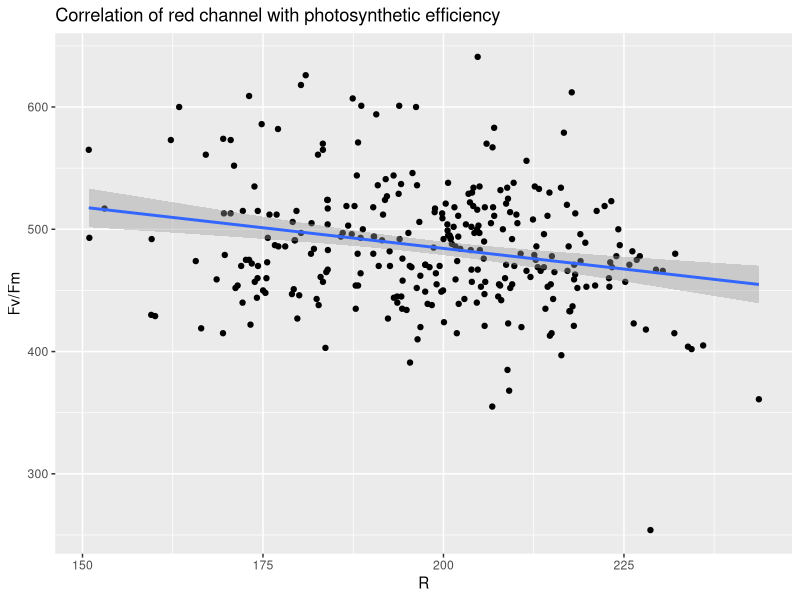
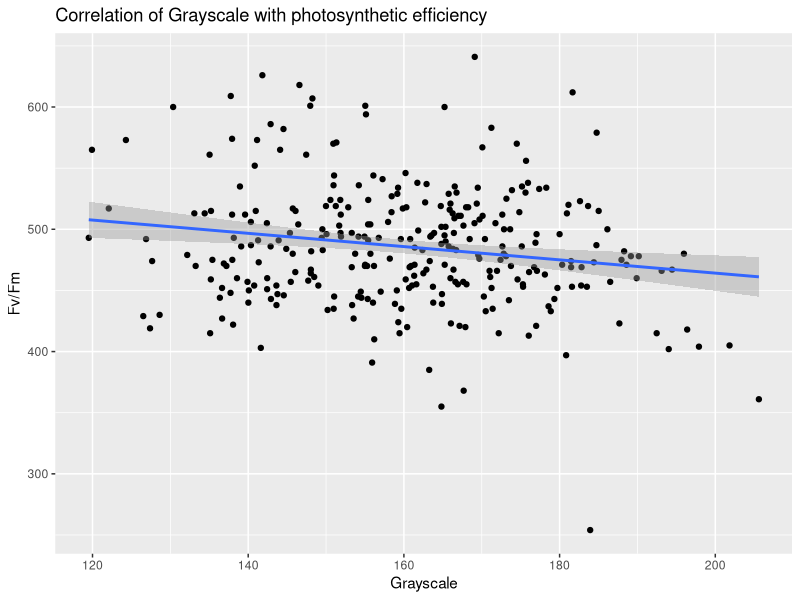
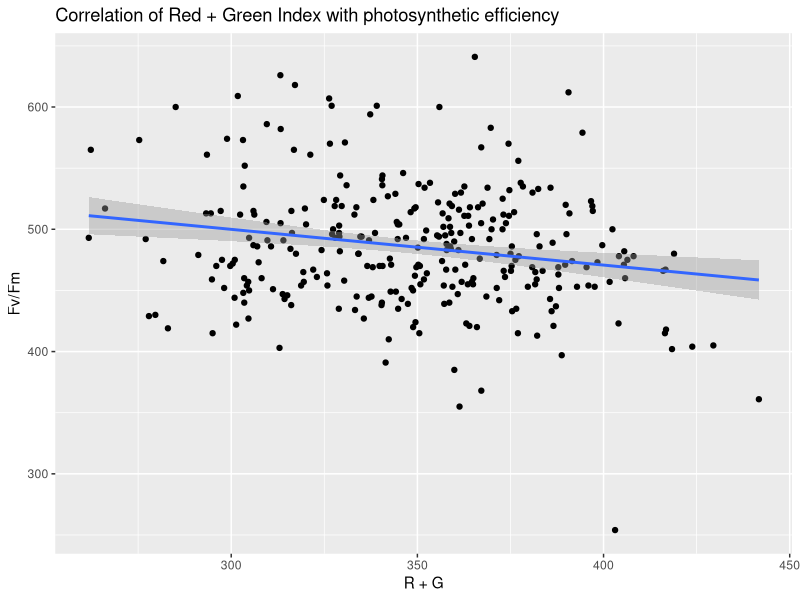
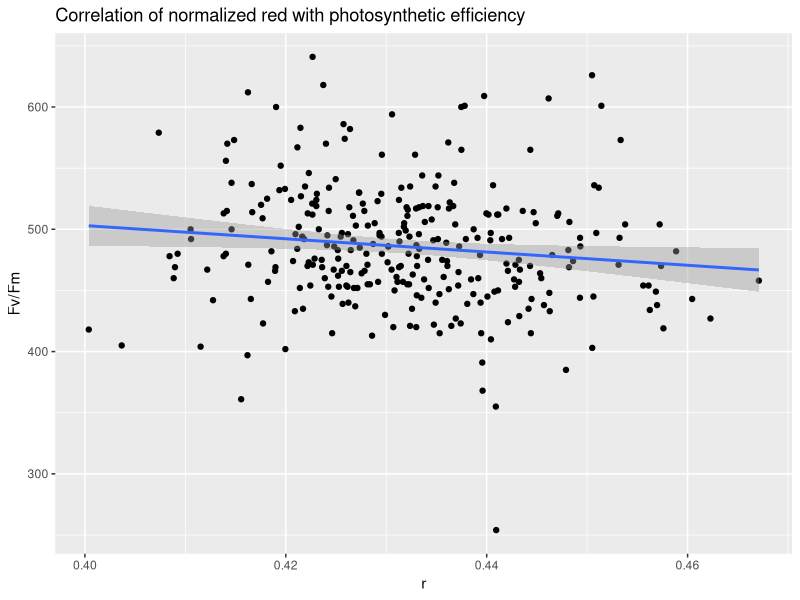
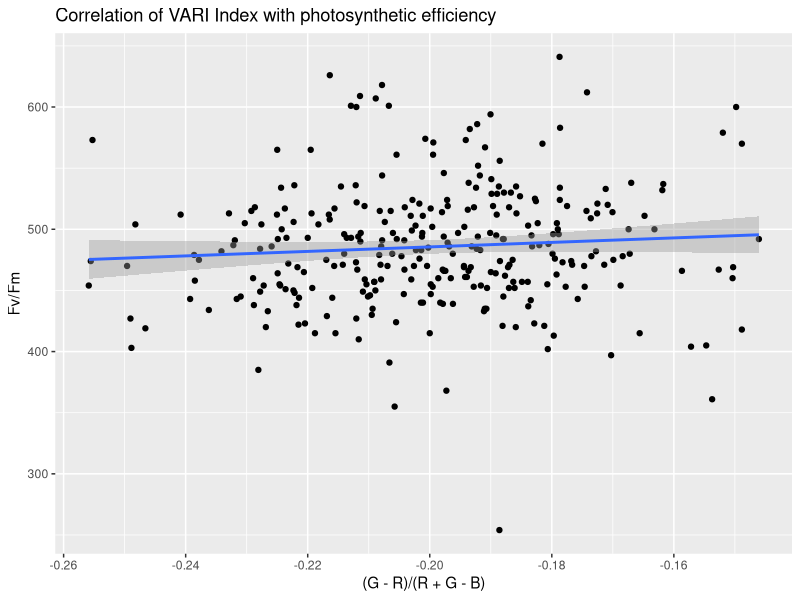
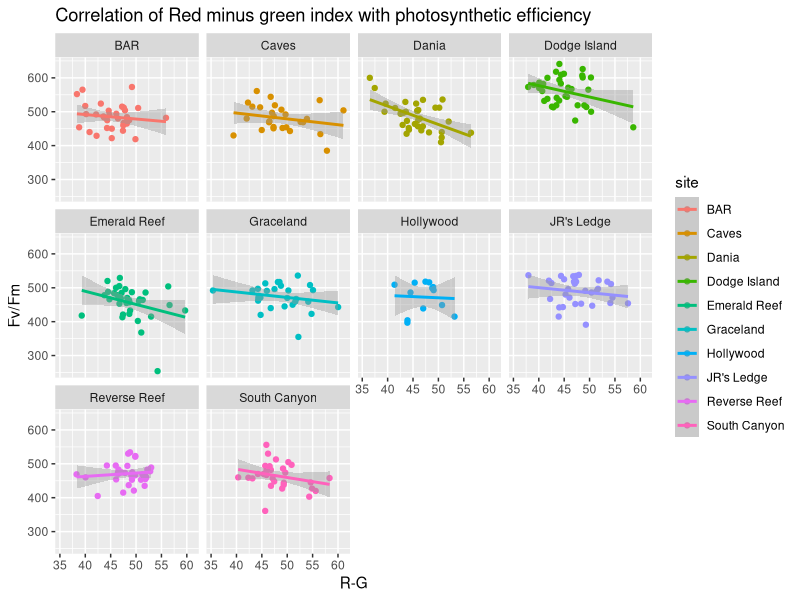
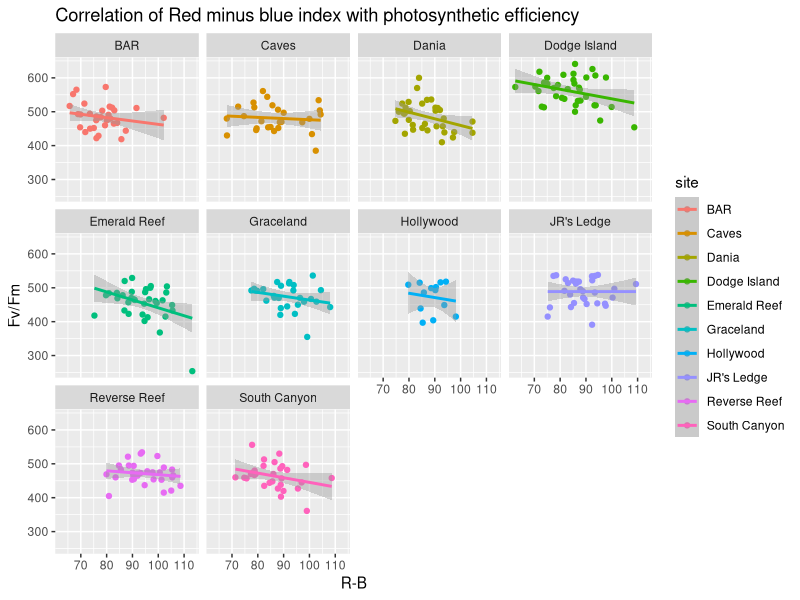
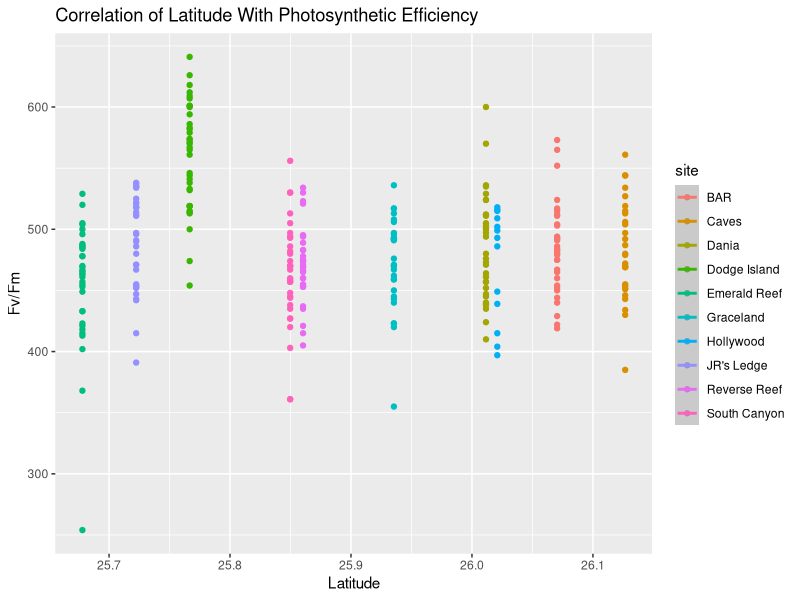

These figures' R source, in order: (Note: this script raises an error after producing the figures.)
# EPA/SEAGRANT Coral Spectral Project
# Analysis of coral RGB indices and photosynthetic data
# Hannah-Marie Lamle and Kellen Dean
# 6/29/26



# -------------------- Prepare data  --------------------------
## -------------- Load packages and data ----------------------

library(tidyverse)
library(ggplot2)
library(readxl)
library(purrr)
library(broom)
library(ggpubr)
library(scales)
library(dplyr)
library(multcompView)

# load joined PAM and RGB dataframe (we did this by hand due to having 
# multiple frags and because of the naming difference between the 
# fragment_ID column in the two dataframes):

CHROMA <- read_excel("CHROMA.xlsx")

## ---------------- Calculate indices -----------------------

# based on the results of Ferrera et al 2026, they found that
# the best performing indices for coral to predict symbiont 
# density and chlorophyll was the red index, grayscale and 
# red green sum. We're going to use all the indices, but 
# may filter down to the best performing and see if this is 
# consistent with what they reported on for 1. different corals and 
# 2. for a different coral health metric 

# This code is copied and modified from the GitHub repo for the paper 
# Red, green, blue color indices as proxy for Symbiodiniaceae cell 
# density and chlorophyll content during coral bleaching" 
# https://github.com/ErikFerrara/Coral_Color_Index/blob/main/Scripts/Extract_RGB_values/RGB-values_from_jpg.R



CHROMA <- CHROMA %>% 
  mutate(across(c(2:4), as.factor)) %>%    # changed the columns for our df
  mutate(across(c(5:10), as.numeric)) %>%  # added this for the RGB data that came in as characters 
  dplyr::mutate(
    Grayscale = round(0.299 * R + 0.587 * G + 0.114 * B, 2),
    r = R / (R + G + B),
    g = G / (R + G + B),
    b = B / (R + G + B),
    `R+G` = R + G,
    `R+B` = R + B,
    `R-G` = R - G,
    `R-B` = R - B,
    `R/G` = ifelse(G > 0, R / G, NA_real_),
    `G/R` = ifelse(R > 0, G / R, NA_real_),
    `(R-G)/(R+G)` = (R - G) / (R + G),
    `(R-B)/(R+B)` = (R - B) / (R + B),
    `(G-R)/(G+R)` = (G - R) / (G + R),
    `(G-B)/(G+B)` = (G - B) / (G + B),
    `R/(G+B)` = ifelse((G + B) > 0, R / (G + B), NA_real_),
    `(G-R)/(R+G-B)` = (G-R)/(R+G-B)
  )

# transform the data to long format: 

CHROMA_long <- CHROMA %>%
  ungroup() %>% 
  pivot_longer(cols = -c(fragment_id, tank, treatment, site, 'F', M, 'F:', Y, R_SD, G_SD, B_SD),
               names_to = "Index", values_to = "Index_values") %>% 
  mutate(Index = factor(Index, levels = c("R", 
                                          "G", 
                                          "B", 
                                          "r", 
                                          "g", 
                                          "b", 
                                          "Grayscale", 
                                          "R+G", 
                                          "R+B",  
                                          "R-G", 
                                          "R-B", 
                                          "R/G",  
                                          "G/R", 
                                          "(R-G)/(R+G)", 
                                          "(R-B)/(R+B)", 
                                          "(G-R)/(G+R)", 
                                          "(G-B)/(G+B)", 
                                          "R/(G+B)",
                                          "(G-R)/(R+G-B)"
  ) ))

str(CHROMA_long)


# ------------------- Run Correlations: ------------------------------
## ------------------- Linear Model stats: ---------------------------

regressions <- CHROMA_long %>%
  group_by(Index) %>%
  nest() %>%
  mutate(
    model = map(data, ~ lm(Y ~ Index_values, data = .x)),
    coefficients = map(model, tidy),
    model_stats = map(model, glance)
  )


slopes <- regressions %>%
  select(Index, coefficients) %>%
  unnest(coefficients) %>%
  filter(term == "Index_values")


r2 <- regressions %>%
  select(Index, model_stats) %>%
  unnest(model_stats) %>%
  select(Index, r.squared, adj.r.squared)

results <- left_join(slopes, r2, by = "Index") %>%
  arrange(desc(adj.r.squared))


##  Plotting: 

red_channel <- ggplot(CHROMA, aes(R, Y)) +
  geom_point() +
  geom_smooth(method = lm) +
  labs(title = "Correlation of red channel with photosynthetic efficiency",
       y = "Fv/Fm")
red_channel
ggsave("figs/redchannel_PAM.png", red_channel, width = 6, height = 5, units = "in")

grayscale <- ggplot(CHROMA, aes(Grayscale, Y)) +
  geom_point() +
  geom_smooth(method = lm) +
  labs(title = "Correlation of Grayscale with photosynthetic efficiency",
       y = "Fv/Fm")
grayscale
ggsave("figs/grayscale_PAM.png", grayscale, width = 6, height = 5, units = "in")

red_green <- ggplot(CHROMA, aes(R+G, Y)) +
  geom_point() +
  geom_smooth(method = lm) +
  labs(title = "Correlation of Red + Green Index with photosynthetic efficiency",
       y = "Fv/Fm")
red_green
ggsave("figs/redgreen_PAM.png", red_green, width = 6, height = 5, units = "in")

red_norm <- ggplot(CHROMA, aes(r, Y)) +
  geom_point() +
  geom_smooth(method = lm) +
  labs(title = "Correlation of normalized red with photosynthetic efficiency",
       y = "Fv/Fm")
red_norm

VARI <- ggplot(CHROMA, aes((G-R)/(R+G-B), Y)) +
  geom_point() +
  geom_smooth(method = lm) +
  labs(title = "Correlation of VARI Index with photosynthetic efficiency",
       y = "Fv/Fm")
VARI
ggsave("figs/VARI_PAM.png", VARI, width = 6, height = 5, units = "in")

red_minus_green <- ggplot(CHROMA, aes(`R-G`, Y, colour = site)) +
  geom_point() +
  geom_smooth(method = lm) +
  labs(title = "Correlation of Red minus green index with photosynthetic efficiency",
       y = "Fv/Fm") +
  facet_wrap(~site)
red_minus_green
ggsave("figs/VARI_PAM.png", VARI, width = 6, height = 5, units = "in")

red_minus_blue <- ggplot(CHROMA, aes(`R-B`, Y, colour = site)) +
  geom_point() +
  geom_smooth(method = lm) +
  labs(title = "Correlation of Red minus blue index with photosynthetic efficiency",
       y = "Fv/Fm") +
  facet_wrap(~site)
red_minus_blue


CHROMA %>%
  count(site)

## ---------------- Combine CHROMA DF with lat and long ----------------------

CHROMA <- read_excel("CHROMA.xlsx")
location <- read_excel("FINAL_SITES.xlsx")
TempandDepth <- read_excel("TEMPANDDEPTH.xlsx")

CL <- merge(CHROMA, location, by = "site")

combined_df <- merge(CL, TempandDepth, by = "fragment_id")
#----------------------- Plot PAM with Latitude -------------------------------

pamlat <- ggplot(combined_df, aes(longitude, Y, color = site)) +
  geom_point() +
  geom_smooth(method = lm) +
  labs(title = "Correlation of Latitude With Photosynthetic Efficiency",
       y = "Fv/Fm",
       x = "Latitude")
pamlat

pamlatbox <- ggplot(combined_df, aes(longitude, Y, color = site)) +
  geom_boxplot() +
  geom_smooth(method = lm) +
  labs(title = "Correlation of Latitude With Photosynthetic Efficiency",
       y = "Fv/Fm",
       x = "Latitude")
pamlatbox
#---------------------- Plot PAM with initial depth ---------------------------


cleandepth <- combined_df %>% #remove na values
  filter(depth_m != "na") %>%
  filter(depth_m != "NA")

cleandepth$depth_m <- as.numeric(cleandepth$depth_m) #convert to numeric

pamdepth <- ggplot(cleandepth, aes(depth_m, Y, color = site)) +
  geom_point() +
  geom_smooth(aes(group = 1), method = "lm", color = "black") +
  scale_x_continuous(labels = label_number(accuracy = 0.1)) +
  labs(title = "Correlation of Initial Depth With Photosynthetic Efficiency",
       y = "Fv/Fm",
       x = "Initial Depth (m)") +
  stat_cor(aes(group = 1, label = paste(after_stat(rr.label), after_stat(p.label), sep = "~`,`~")), #adds R^2 and p value
           label.x = 2.5, label.y = 300,)
pamdepth

ggsave("figs/DEPTH_PAM.png", pamdepth, width = 10, height = 8, units = "in")

#--------------------- Plot PAM with initial temp ------------------------------

pamtemp <- ggplot(combined_df, aes(temp_C, Y, color = site)) +
  geom_point() +
  geom_smooth(method = lm, se = FALSE) +
  labs(title = "Correlation of Initial Temperature With Photosynthetic Efficiency",
       y = "Fv/Fm",
       x = "Initial Temperature (C)") +
  stat_cor(aes(label = paste(after_stat(rr.label), after_stat(p.label), sep = "~`,`~")),
           label.x = 24, label.y = 2)
pamtemp

#--------------------PAM ANOVA and Tukey----------------------------------------

  anova_pam <- aov(Y ~ site, data = combined_df)
  summary(anova_pam)

pamtukey <- TukeyHSD(anova_pam)

pamcld <- multcompLetters4(anova_pam, pamtukey)

pamletter_data <- combined_df %>%
  group_by(site) %>%
  summarise(
    max_val = max(Y),
    third_q = quantile(Y, 0.75),
    .groups = 'drop'
  )
pamletters_df <- data.frame(Letters = cld$site$Letters)
pamletters_df$site <- rownames(letters_df)

pamletter_data <- left_join(pamletter_data, pamletters_df, by = "site")

pam <- ggplot(combined_df, aes(x = site, y = Y)) +
  geom_boxplot(aes(fill = site), alpha = 0.7) +
  theme_minimal() +
  geom_text(data = pamletter_data, 
            aes(x = site, y = third_q + 0.2, label = Letters), # Adjust y offset as needed
            size = 5, fontface = "bold", vjust = 0) +
  labs(title = "Comparing Photosynthetic Efficiency by Site",
       y = "Fv/Fm", x = "Site")
pam

ggsave("figs/pambysite.png", pam, width = 10, height = 8, units = "in")
#-------------------Red ANOVA and Tukey-----------------------------------------
cleanred <- combined_df %>% #remove na values for red
  filter(R != "na") %>%
  filter(R != "NA")

anova_red <- aov(R ~ site, data = cleanred)
summary(anova_red)

TukeyHSD(anova_red)

#------------------Green ANOVA and Tukey----------------------------------------
cleangreen <- combined_df %>% #remove na values for green
  filter(G != "na") %>%
  filter(G != "NA")

anova_green <- aov(B ~ site, data = cleangreen)
summary(anova_green)

TukeyHSD(anova_green)

#------------------Blue ANOVA and Tukey-----------------------------------------
cleanblue <- combined_df %>% #remove na values for blue
  filter(B != "na") %>%
  filter(B != "NA")

anova_blue <- aov(B ~ site, data = cleanblue)
summary(anova_blue)

TukeyHSD(anova_blue)



#------------------R-G ANOVA and Tukey------------------------------------------
combined_df <- combined_df %>% 
  mutate(across(c(2:4), as.factor)) %>%    # changed the columns for our df
  mutate(across(c(5:10), as.numeric)) %>%  # added this for the RGB data that came in as characters 
  dplyr::mutate(
    Grayscale = round(0.299 * R + 0.587 * G + 0.114 * B, 2),
    r = R / (R + G + B),
    g = G / (R + G + B),
    b = B / (R + G + B),
    `R+G` = R + G,
    `R+B` = R + B,
    `R-G` = R - G,
    `R-B` = R - B,
    `R/G` = ifelse(G > 0, R / G, NA_real_),
    `G/R` = ifelse(R > 0, G / R, NA_real_),
    `(R-G)/(R+G)` = (R - G) / (R + G),
    `(R-B)/(R+B)` = (R - B) / (R + B),
    `(G-R)/(G+R)` = (G - R) / (G + R),
    `(G-B)/(G+B)` = (G - B) / (G + B),
    `R/(G+B)` = ifelse((G + B) > 0, R / (G + B), NA_real_),
    `(G-R)/(R+G-B)` = (G-R)/(R+G-B)
  )

cleanrminusg <- combined_df %>%
  filter(R-G != "na") %>%
  filter(R-G != "NA")

anova_redminusgreen <- aov(`R-G` ~ site, data = cleanrminusg)
summary(anova_redminusgreen)

rminusgtukey <- TukeyHSD(anova_redminusgreen)

rminusgcld <- multcompLetters4(anova_redminusgreen, rminusgtukey)

rminusgletter_data <- cleanrminusg %>%
  group_by(site) %>%
  summarise(
    max_val = max(`R-G`),
    third_q = quantile(`R-G`, 0.75),
    .groups = 'drop'
  )
rminusgletters_df <- data.frame(Letters = rminusgcld$site$Letters)
rminusgletters_df$site <- rownames(rminusgletters_df)

rminusgletter_data <- left_join(rminusgletter_data, rminusgletters_df, by = "site")

rminusg <- ggplot(combined_df, aes(x = site, y = `R-G`)) +
  geom_boxplot(aes(fill = site), alpha = 0.7) +
  theme_minimal() +
  geom_text(data = rminusgletter_data, 
            aes(x = site, y = third_q + 0.2, label = Letters), # Adjust y offset as needed
            size = 5, fontface = "bold", vjust = 0) +
  labs(title = "Comparing R-G by Site",
       y = "R-G", x = "Site")
rminusg

ggsave("figs/rminusgbysite.png", rminusg, width = 10, height = 8, units = "in")
